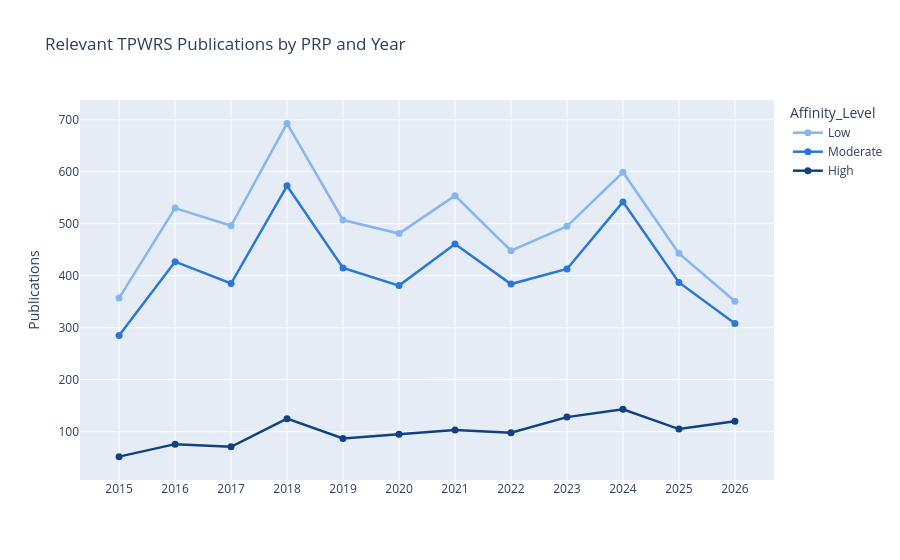

Source (notebook cell):
### Code cell
total_counts =  (
    assignments_df[assignments_df["Affinity_Level"].isin(level_order)]
    .groupby(["Year", "Affinity_Level"], observed=True)["Abstract_Index"]
    .nunique()
    .rename("Publications")
    .reset_index()
)
total_counts.head()
fig = px.line(
    total_counts, x="Year", y="Publications", color="Affinity_Level",
    markers=True,
    category_orders={"Affinity_Level": level_order},
    color_discrete_map= color_discrete_map,
    title="Relevant TPWRS Publications by PRP and Year",
)
fig.for_each_annotation(lambda annotation: annotation.update(text=annotation.text.split("=")[-1]))
fig.update_traces(line_width=2.5, marker_size=7)
fig.update_xaxes(title=None, dtick=1, tickformat="d", showticklabels=True)
fig.update_yaxes(title=None)
fig.update_yaxes(title="Publications", col=1)
# fig.update_layout(height=700)
fig.show()

### Figure 1 — Plotly figure (JSON) as saved in the notebook; plotly's stock layout.template omitted (floating-point values rounded to 4 significant figures)
{"data": [{"hovertemplate": "Affinity_Level=Low<br>Year=%{x}<br>Publications=%{y}<extra></extra>", "legendgroup": "Low", "line": {"color": "#86b6ef", "dash": "solid", "width": 2.5}, "marker": {"size": 7, "symbol": "circle"}, "mode": "lines+markers", "name": "Low", "orientation": "v", "showlegend": true, "type": "scatter", "x": [2015, 2016, 2017, 2018, 2019, 2020, 2021, 2022, 2023, 2024, 2025, 2026], "xaxis": "x", "y": [357, 530, 496, 693, 507, 481, 554, 448, 495, 599, 443, 351], "yaxis": "y"}, {"hovertemplate": "Affinity_Level=Moderate<br>Year=%{x}<br>Publications=%{y}<extra></extra>", "legendgroup": "Moderate", "line": {"color": "#2a78d6", "dash": "solid", "width": 2.5}, "marker": {"size": 7, "symbol": "circle"}, "mode": "lines+markers", "name": "Moderate", "orientation": "v", "showlegend": true, "type": "scatter", "x": [2015, 2016, 2017, 2018, 2019, 2020, 2021, 2022, 2023, 2024, 2025, 2026], "xaxis": "x", "y": [285, 427, 385, 573, 415, 381, 461, 384, 413, 542, 387, 308], "yaxis": "y"}, {"hovertemplate": "Affinity_Level=High<br>Year=%{x}<br>Publications=%{y}<extra></extra>", "legendgroup": "High", "line": {"color": "#104281", "dash": "solid", "width": 2.5}, "marker": {"size": 7, "symbol": "circle"}, "mode": "lines+markers", "name": "High", "orientation": "v", "showlegend": true, "type": "scatter", "x": [2015, 2016, 2017, 2018, 2019, 2020, 2021, 2022, 2023, 2024, 2025, 2026], "xaxis": "x", "y": [52, 76, 71, 125, 87, 95, 103, 98, 128, 143, 105, 120], "yaxis": "y"}], "layout": {"legend": {"title": {"text": "Affinity_Level"}, "tracegroupgap": 0}, "title": {"text": "Relevant TPWRS Publications by PRP and Year"}, "xaxis": {"anchor": "y", "domain": [0, 1], "dtick": 1, "showticklabels": true, "tickformat": "d", "title": {}}, "yaxis": {"anchor": "x", "domain": [0, 1], "title": {"text": "Publications"}}}}
